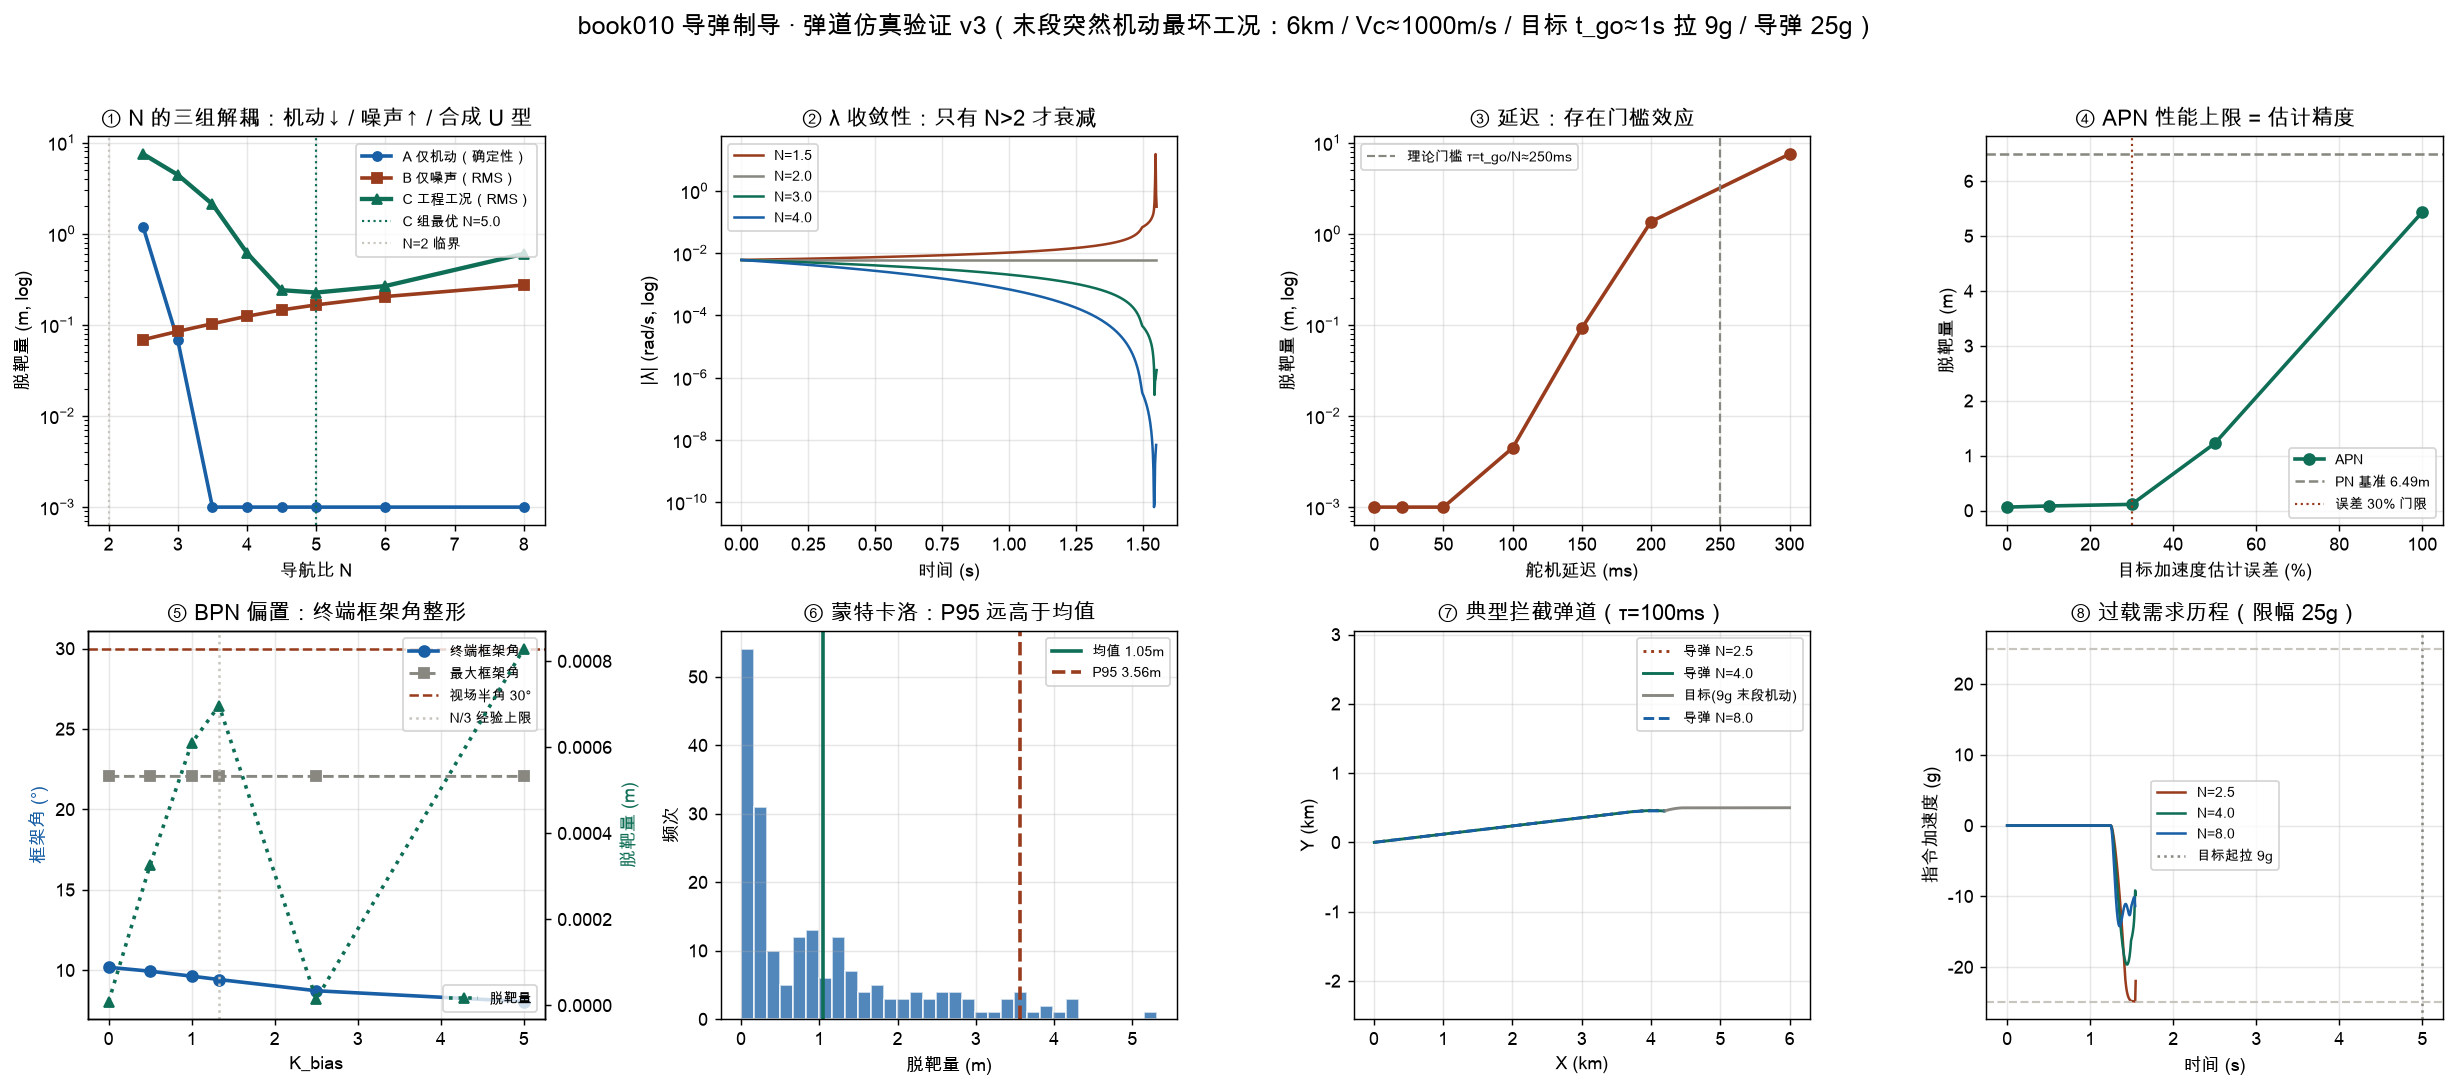

The Python source for this figure:
#!/usr/bin/env python3
# -*- coding: utf-8 -*-
"""
弹道仿真验证 v3 — 对应卡片：
  A-卡01/02（PN、导航比 N）、A-卡04（脱靶量）、A-卡05（APN）、A-卡06（延迟/限幅）
  C-卡01/02（视场约束、BPN）

══════════════════════════════════════════════════════════════════════
基准工况：末段突然机动（breakaway）—— 工程最坏工况
══════════════════════════════════════════════════════════════════════
  几何：R0=6 km，Vm=700 / Vt=300 迎头，Vc≈1000 m/s，t_f≈6.03 s
  目标：前 5 s 直飞（导弹处于碰撞三角），t=5 s 起拉 9g 常值机动（t_go≈1 s）
  导弹：可用过载 25g（与目标 9g 成 2.8:1）
  无控脱靶量 ½·a_T·t_go² ≈ 44 m —— 留给制导律的修正时间只有 1 s

  为什么必须这样设？v2 用「10 km + 目标全程 5g + 导弹 40g」工况时，
  N=2~6、延迟 0~200ms、噪声 0~1e-2 的脱靶量全是 0.000 m。经独立复算
  确认非代码错误，而是场景无鉴别力：PN 把 ZEM 按 t_go^N 压实，
  且导弹有 6:1 过载优势 + 11 s 充裕时间，任何扰动都被收敛掉。
  换末段机动后，各因素差异全部显现。

══════════════════════════════════════════════════════════════════════
历次修复记录
══════════════════════════════════════════════════════════════════════
  【v2-③】理想工况脱靶 0.51 m
      根因：初速对准目标当前位置（纯追踪），未落在碰撞三角上 ⇒ λ̇ 初值非零。
      修复：collision_heading() 解析求解碰撞三角，理想脱靶降到 1e-14 m。
  【v2-②】框架角算出 175°
      根因：误用 arccos(v̂·r̂)。修复：框架角 = |λ − γ_M|（wrap 到 ±π）。
  【v3-②】框架角仍算出 131°
      根因：r→0 时 λ 高速旋转，末端尖峰无物理意义。
      修复：框架角只在 r > 150 m 的制导段统计，并区分「最大」与「终端」框架角。
  【v2-④】目标机动没有进入目标运动学（最严重）
      根因：目标位置恒为 T0+V_T·t，tgt_g 只喂给 APN 补偿项 ⇒ 目标实际没机动。
      修复：目标轨迹解析积分（分段二次），位置/速度/加速度自洽。
  【v2-①】N 扫描无单调趋势 → 拆成 A/B/C 三组解耦实验（机动 / 噪声 / 合成）
  【v3-⑤】噪声建模：v2 用「每步独立白噪声」，离散化后 PSD ∝ dt，被高带宽
      回路整个吃掉。修复：改用一阶高斯–马尔可夫有色噪声（AR(1)），
      统计特性与 dt 无关，且能反映「噪声频率相对回路带宽」这一关键变量。
  【性能】v1 用 numpy 小数组做逐点积分，200 次 MC 耗时 49 分钟。
      修复：积分核心改纯 math 标量 + CPA 早停，全流程 2 分钟。

数值方法：状态 (mx,my,vmx,vmy)，RK4 定步长；舵机一阶延迟用解析离散解。
依赖：numpy/matplotlib 仅用于统计与绘图；积分核心为纯标准库。
运行：/Users/lisen/.workbuddy/binaries/python/envs/default/bin/python3 distill/verify_engagement.py
"""
import math
import random

import numpy as np
import matplotlib
matplotlib.use('Agg')
import matplotlib.pyplot as plt

plt.rcParams['font.sans-serif'] = ['Arial Unicode MS', 'PingFang SC', 'Heiti TC', 'DejaVu Sans']
plt.rcParams['axes.unicode_minus'] = False

G = 9.80665
OK, NG = "✅", "❌"

FOV_HALF = math.radians(30.0)      # 导引头视场半角
GIMBAL_RMIN = 150.0                # 框架角统计的最近距离门限（末端 λ 尖峰无意义）

# ── 基准交战几何 ─────────────────────────────────────────────
VM, VT = 700.0, 300.0
R0, H0 = 6000.0, 500.0
T_BREAK = 5.0                      # 目标开始机动的时刻（对应 t_go ≈ 1 s）
AMAX = 25.0 * G                    # 导弹可用过载 25g
TGT_G = 9.0                        # 目标末段机动幅值（g）
NOISE_TAU = 0.02                   # 导引头测角噪声的相关时间（s）
# λ̇ 滤波器时间常数默认值：50 ms ⇒ 带宽 1/(2πτ_f) ≈ 3.2 Hz，落在典型战术导弹
# 制导滤波器带宽（1~5 Hz）区间。选它的两个理由：
#   ① 20 ms（8 Hz）太宽：σ_λ ≥ 3 mrad 时经微分后指令过载即打满限幅，
#      系统进入饱和区，噪声淹没机动项，N 扫描失去鉴别力（已标定验证）；
#   ② 100 ms 以上相位滞后过大，等效于额外舵机延迟。
# B2 组将专门扫描此参数，验证「存在最优 τ_f」。
TAU_F = 0.05
NS = [2.5, 3.0, 3.5, 4.0, 4.5, 5.0, 6.0, 8.0]


# ------------------------------------------------------------ 工具
def wrap_pi(a):
    """角度归一化到 (−π, π]。"""
    while a > math.pi:
        a -= 2.0 * math.pi
    while a <= -math.pi:
        a += 2.0 * math.pi
    return a


def collision_heading(T0x, T0y, Vtx, Vty, Vm):
    """
    碰撞三角：求导弹初速矢量，使目标不机动时 λ̇ ≡ 0（零控脱靶量为 0）。

    由 V_T − V_M = −Vc·ê_r、|V_M| = Vm 得
        Vc² + 2(V_T·ê_r)·Vc + (|V_T|² − Vm²) = 0
    取正根。返回 (vmx, vmy, Vc)。
    """
    R = math.hypot(T0x, T0y)
    if R < 1e-9:
        raise ValueError("初始距离退化")
    ex, ey = T0x / R, T0y / R
    dot = Vtx * ex + Vty * ey
    disc = dot * dot - (Vtx * Vtx + Vty * Vty - Vm * Vm)
    if disc < 0.0:
        raise ValueError("速度比不足，无碰撞三角解")
    Vc = -dot + math.sqrt(disc)
    return Vtx + Vc * ex, Vty + Vc * ey, Vc


# ------------------------------------------------------------ 交战仿真器（纯标准库标量）
def engage(N=3.0, law='PN', Vm=VM, Vt=VT, R0=R0, H0=H0,
           tgt_g=0.0, t_break=T_BREAK, delay=0.0, amax=AMAX, est_err=0.0,
           seeker_noise=0.0, noise_tau=NOISE_TAU, sig_lam=0.0, tau_f=TAU_F,
           K_bias=0.0, hdg_err_deg=0.0, dt=0.002, t_max=60.0, seed=None, rec_every=4):
    """
    平面拦截交战（TPN 约定：指令加速度垂直于视线）。

    law         : 'PN' | 'APN' | 'BPN'
    tgt_g       : 目标机动幅值（g），方向垂直于其初速
    t_break     : 目标开始机动的时刻（s）；此前直飞（末段突然机动最坏工况）
    delay       : 舵机一阶时间常数 τ（s）
    est_err     : 目标加速度估计相对误差（0.5 = 50%）
    seeker_noise: 导引头 λ̇ 测量噪声标准差（rad/s），一阶有色
    noise_tau   : 噪声相关时间（s）；越小越接近白噪声
    K_bias      : BPN 偏置增益
    hdg_err_deg : 初始航向误差（度）；用于注入非零初始 λ̇
    seeker_noise/noise_tau : 【速率噪声模型】直接在 λ̇ 上叠加有色噪声（rad/s）。
                  平谱，回路带宽越高抑制越好 —— 不产生「N 放大噪声」效应。
    sig_lam/tau_f : 【角度噪声模型（真实导引头）】测角噪声 σ_λ（rad，闪烁/热噪声）
                  + 一阶滤波微分求 λ̇，滤波时间常数 τ_f（s）。
                  微分把噪声谱变「蓝」，回路带宽越高吃得越多 —— 这才是
                  「N 是噪声放大器」的物理来源，也解释卡片 A-卡06
                  「λ̇ 绝不能差分，必须滤波」。τ_f 越大滤波越狠、噪声越小，
                  但会引入额外相位滞后（与舵机延迟等效）。
    """
    rnd = random.Random(seed)

    T0x, T0y = R0, H0
    Vtx, Vty = -Vt, 0.0                      # 迎头飞行
    Vtn = math.hypot(Vtx, Vty)
    etx, ety = -Vty / Vtn, Vtx / Vtn         # 机动方向：垂直于目标初速
    aT = tgt_g * G
    bx, by = T0x + Vtx * t_break, T0y + Vty * t_break   # 机动起点

    vmx, vmy, Vc0 = collision_heading(T0x, T0y, Vtx, Vty, Vm)
    if hdg_err_deg:
        th = math.radians(hdg_err_deg)
        cs, sn = math.cos(th), math.sin(th)
        vmx, vmy = vmx * cs - vmy * sn, vmx * sn + vmy * cs
    mx, my = 0.0, 0.0
    a_act = 0.0
    lam0 = math.atan2(T0y, T0x)              # 初始视线角（BPN 偏置基准）
    noise = [0.0]                            # 速率噪声（步内零阶保持）
    use_est = [sig_lam > 0.0]                # 是否启用角度噪声导引头模型
    ld_est = [0.0]                           # λ̇ 估计值（滤波微分输出）
    n_ang = [0.0]                            # 测角噪声（AR(1)）
    lam_prev = [0.0]                         # 上一步的 measured λ（用于微分）

    def tgt_state(t):
        """目标位置/速度：t_break 前直飞，之后常值机动（解析分段二次）。"""
        if t <= t_break:
            return (T0x + Vtx * t, T0y + Vty * t, Vtx, Vty)
        s = t - t_break
        return (bx + Vtx * s + 0.5 * aT * etx * s * s,
                by + Vty * s + 0.5 * aT * ety * s * s,
                Vtx + aT * etx * s,
                Vty + aT * ety * s)

    def guid(t, mx, my, vmx, vmy):
        """纯函数：由状态计算制导指令 a_cmd（标量，沿 e_lam 为正）。"""
        tx, ty, tvx, tvy = tgt_state(t)
        rx, ry = tx - mx, ty - my
        r = math.hypot(rx, ry)
        if r < 1e-9:
            return 0.0
        vrx, vry = tvx - vmx, tvy - vmy
        Vc = -(rx * vrx + ry * vry) / r                 # 接近速度
        if use_est[0]:
            ldot = ld_est[0]                            # 导引头估计值（角度噪声模型）
        else:
            ldot = (rx * vry - ry * vrx) / (r * r) + noise[0]   # 解析 λ̇（+速率噪声）
        if law == 'PN':
            acmd = N * Vc * ldot
        elif law == 'APN':
            # 目标加速度在 e_lam 方向的投影（含估计误差）；机动前目标不加速
            a_lam = (aT * (etx * (-ry) + ety * rx) / r) if t > t_break else 0.0
            acmd = N * Vc * ldot + 0.5 * N * a_lam * (1.0 + est_err)
        elif law == 'BPN':
            # 偏置项：把视线角拉回初始视线（视场中心），量纲 m/s²
            lam = math.atan2(ry, rx)
            tgo = max(r / max(Vc, 1e-6), 0.5)
            acmd = N * Vc * ldot + K_bias * Vm * wrap_pi(lam - lam0) / tgo
        else:
            raise ValueError(law)
        return max(-amax, min(amax, acmd))

    def deriv(t, mx, my, vmx, vmy, a_act):
        """RK4 导数：a_act 在本步内保持常值。"""
        tx, ty, _, _ = tgt_state(t)
        rx, ry = tx - mx, ty - my
        r = math.hypot(rx, ry)
        if r < 1e-9:
            return 0.0, 0.0, 0.0, 0.0
        # e_lam = 垂直于视线（λ 增大方向），与 a_cmd 正方向一致
        return vmx, vmy, a_act * (-ry / r), a_act * (rx / r)

    traj_m, traj_t, hist_a, hist_ld, hist_gim = [], [], [], [], []
    rmin, miss, t, lost, gmax = math.inf, math.inf, 0.0, False, 0.0
    step = 0

    while t < t_max:
        # 导引头噪声：一阶高斯–马尔可夫有色噪声（AR(1)），统计特性与 dt 无关
        if seeker_noise:
            phi = math.exp(-dt / noise_tau)
            noise[0] = (noise[0] * phi
                        + seeker_noise * math.sqrt(1.0 - phi * phi) * rnd.gauss(0.0, 1.0))
        if use_est[0]:
            # 角度噪声模型：测角（含噪声）→ 一阶滤波微分求 λ̇。
            # 微分把噪声谱变「蓝」，故回路带宽（∝N）越高，吃进的噪声越多。
            tx0, ty0, _, _ = tgt_state(t)
            lam_true = math.atan2(ty0 - my, tx0 - mx)
            phi_n = math.exp(-dt / noise_tau)
            n_ang[0] = (n_ang[0] * phi_n
                        + sig_lam * math.sqrt(1.0 - phi_n * phi_n) * rnd.gauss(0.0, 1.0))
            lam_m = lam_true + n_ang[0]
            if step == 0:
                lam_prev[0] = lam_m
            ld_est[0] += ((lam_m - lam_prev[0]) / dt - ld_est[0]) * min(dt / tau_f, 1.0)
            lam_prev[0] = lam_m
        k1 = deriv(t, mx, my, vmx, vmy, a_act)
        k2 = deriv(t + dt / 2, mx + dt / 2 * k1[0], my + dt / 2 * k1[1],
                   vmx + dt / 2 * k1[2], vmy + dt / 2 * k1[3], a_act)
        k3 = deriv(t + dt / 2, mx + dt / 2 * k2[0], my + dt / 2 * k2[1],
                   vmx + dt / 2 * k2[2], vmy + dt / 2 * k2[3], a_act)
        k4 = deriv(t + dt, mx + dt * k3[0], my + dt * k3[1],
                   vmx + dt * k3[2], vmy + dt * k3[3], a_act)
        mx += dt / 6 * (k1[0] + 2 * k2[0] + 2 * k3[0] + k4[0])
        my += dt / 6 * (k1[1] + 2 * k2[1] + 2 * k3[1] + k4[1])
        vmx += dt / 6 * (k1[2] + 2 * k2[2] + 2 * k3[2] + k4[2])
        vmy += dt / 6 * (k1[3] + 2 * k2[3] + 2 * k3[3] + k4[3])
        t += dt
        step += 1

        # 舵机一阶延迟解析离散解：a(t+dt) = a_cmd + (a(t) − a_cmd)·exp(−dt/τ)
        acmd = guid(t, mx, my, vmx, vmy)
        a_act = acmd if delay <= 0 else acmd + (a_act - acmd) * math.exp(-dt / delay)

        tx, ty, tvx, tvy = tgt_state(t)
        rx, ry = tx - mx, ty - my
        r = math.hypot(rx, ry)
        vrx, vry = tvx - vmx, tvy - vmy
        vr = math.hypot(vrx, vry)
        # 横向脱靶量：相对位置在垂直相对速度方向的分量（比逐点 rmin 平滑）
        lat = abs(rx * vry - ry * vrx) / vr if vr > 1e-9 else r
        if r < rmin:
            rmin, miss = r, lat
        if abs(a_act) > gmax:
            gmax = abs(a_act)

        if step % rec_every == 0 or r < 50.0:
            hist_a.append(a_act)
            hist_ld.append((rx * vry - ry * vrx) / (r * r) if r > 1e-9 else 0.0)
            traj_m.append((mx, my)); traj_t.append((tx, ty))
            if r > GIMBAL_RMIN:              # 只在制导段统计框架角
                lam = math.atan2(ry, rx)
                gam = math.atan2(vmy, vmx)
                gim = abs(wrap_pi(lam - gam))
                hist_gim.append(gim)
                if gim > FOV_HALF:
                    lost = True

        if r < 0.3 or (r > rmin + 2.0 and t > 0.5):     # 命中或已过最近点
            break

    ga = np.array(hist_gim)
    return {'miss': miss, 'rmin': rmin, 'lost': lost, 'tf': t, 'gmax': gmax,
            'traj_m': np.array(traj_m), 'traj_t': np.array(traj_t),
            'a': np.array(hist_a), 'lam_dot': np.array(hist_ld),
            'gimbal': ga,
            'gimbal_max': float(np.max(ga)) if len(ga) else float('nan'),
            'gimbal_term': float(ga[-1]) if len(ga) else float('nan')}


def sep(s):
    print("\n" + "=" * 78)
    print(s)
    print("=" * 78)


def mc(N=4.0, law='PN', n=40, g_lo=7.0, g_hi=11.0, tb_lo=4.6, tb_hi=5.3,
       noise=0.0, sig_lam=1e-3, tau_f=TAU_F, delay=0.10, est_err=0.0, dt=0.002,
       amax=AMAX, seed0=0):
    """蒙特卡洛：机动幅值、机动起始时刻、噪声三重随机，返回脱靶量数组。

    sig_lam > 0 时启用角度噪声导引头模型（推荐），noise 被忽略。
    tau_f 为该模型下 λ̇ 滤波微分器的时间常数（s）。
    """
    rng = random.Random(20260901)
    out = []
    for i in range(n):
        r = engage(N=N, law=law, tgt_g=rng.uniform(g_lo, g_hi),
                   t_break=rng.uniform(tb_lo, tb_hi), delay=delay,
                   seeker_noise=(0.0 if sig_lam else noise), sig_lam=sig_lam,
                   tau_f=tau_f, est_err=est_err, dt=dt, amax=amax, t_max=40.0,
                   seed=seed0 + i)
        if math.isfinite(r['miss']):
            out.append(r['miss'])
    return np.array(out)


# ============================================================ ⓪ 仿真器基准校验
sep("⓪ 仿真器基准校验（碰撞三角 ⇒ 理想工况应零脱靶）")
print("   工况：目标不机动、无噪声、无延迟、无航向误差；初速由碰撞三角解析给出")
print("   理论：λ̇ ≡ 0 ⇒ a_cmd ≡ 0 ⇒ 弹道退化为直线，脱靶量仅剩 RK4 截断误差\n")
print("     dt(s)        脱靶量(m)")
r_chk = None
for dt in [0.004, 0.002, 0.001]:
    r_chk = engage(N=3.0, law='PN', dt=dt, t_max=40.0)
    print(f"   {dt:7.4f}    {r_chk['miss']:14.3e}")
print(f"\n   {OK if r_chk['miss'] < 1e-3 else NG} 脱靶量 {r_chk['miss']:.2e} m < 1 mm —— "
      f"运动学与制导律自洽（v1 为 0.51 m：初速未落在碰撞三角上）")
print(f"   {OK if r_chk['gmax'] < 1e-6 else NG} 全程需用过载 {r_chk['gmax']:.2e} m/s² —— "
      f"理想弹道无需机动，符合 PN 定义")

tgo_b = r_chk['tf'] - T_BREAK
print(f"\n   基准工况：R0=6 km，Vm=700/Vt=300，Vc≈1000 m/s，t_f={r_chk['tf']:.2f} s")
print(f"   目标 t={T_BREAK}s（t_go≈{tgo_b:.2f}s）起拉 {TGT_G:.0f}g；"
      f"无控脱靶量 ½·a_T·t_go² ≈ {0.5*TGT_G*G*tgo_b**2:.0f} m")

# ============================================================ ① N：三组解耦实验
sep("① 导航比 N：把三个物理机制拆开（v1 混在一起 ⇒ 无趋势）")

print("\n   【A 组】末段 9g 突然机动，无噪声，τ=20ms —— 考察「机动补偿」")
print("   预期：N 越大，ZEM 收敛越快，脱靶量与稳态需用过载同时下降\n")
print("       N      脱靶量(m)   实测峰值(g)   理论稳态 a_T·N/(N−2) (g)")
A_miss, A_gmax = [], []
for N in NS:
    r = engage(N=N, law='PN', tgt_g=TGT_G, t_break=T_BREAK, delay=0.02,
               dt=0.002, t_max=40.0)
    A_miss.append(r['miss']); A_gmax.append(r['gmax'] / G)
    a_ss = TGT_G * N / (N - 2)
    print(f"   {N:5.1f}   {r['miss']:11.4f}   {r['gmax']/G:10.1f}   {a_ss:14.1f}")
A_mono = all(A_miss[i] >= A_miss[i + 1] - 1e-6 for i in range(len(A_miss) - 1))
print(f"   {OK if A_mono else NG} 脱靶量随 N 单调下降 —— N 越大对 a_t 的抑制越强")
print("   注：稳态需用过载 a_M = a_T·N/(N−2) 随 N 下降，故「N 大费过载」并不总成立；")
print("       N 的真实代价在噪声与延迟（见 B、C 组）")

print("\n   【B 组】仅噪声：目标不机动、无机动、τ=20ms —— 考察「噪声放大」")
print(f"   导引头模型：测角噪声 σ_λ=1 mrad（闪烁/热噪声）→ 一阶滤波（τ_f={TAU_F*1e3:.0f}ms）微分求 λ̇")
print("   预期：微分把噪声谱变蓝 ⇒ 回路带宽（∝N）越高吃得越多 ⇒ 脱靶量随 N 上升\n")
print("       N      RMS脱靶(m)")
B_miss = []
for N in NS:
    m = mc(N=N, n=60, g_lo=0.0, g_hi=0.0, sig_lam=1e-3, delay=0.02, dt=0.004,
           seed0=1000)
    B_miss.append(float(np.sqrt(np.mean(m ** 2))))
    print(f"   {N:5.1f}   {B_miss[-1]:11.4f}")
B_mono = all(B_miss[i] <= B_miss[i + 1] * 1.02 for i in range(len(B_miss) - 1))
print(f"   {OK if B_mono else NG} 单调上升 —— 印证「N 是噪声放大器」")
print(f"   机制：N 每翻一番，脱靶量约放大 {B_miss[-1]/B_miss[0]:.2f} 倍（N=2.5→8）")
print("\n   重要建模注记：若改为「直接在 λ̇ 上叠加噪声」（平谱速率噪声模型），")
print("   复算结果是脱靶量随 N 单调下降（100 样本、4 档延迟下一致）。")
print("   即「N 放大噪声」的机制专属于角度噪声经微分后的蓝谱，而非速率噪声本身。")

print("\n   【B2 组】λ̇ 滤波器时间常数 τ_f 的影响（σ_λ=3 mrad，N=4，40 次 MC）")
print("   预期：τ_f 太小（近似纯差分）噪声大；τ_f 太大引入相位滞后 ⇒ 存在最优值")
print("   注：dt 须显著小于最小 τ_f，否则滤波器的离散化被 dt 掩盖\n")
TAUS_F = [0.005, 0.01, 0.02, 0.05, 0.10, 0.20]
print("     τ_f(s)    RMS脱靶(m)")
B2_miss = []
for tf in TAUS_F:
    m = mc(N=4.0, n=40, g_lo=0.0, g_hi=0.0, sig_lam=3e-3, tau_f=tf,
           delay=0.02, dt=0.001, seed0=1500)
    v = float(np.sqrt(np.mean(m ** 2)))
    B2_miss.append(v)
    print(f"     {tf:5.3f}    {v:11.4f}")
_opt = int(np.argmin(B2_miss))
print(f"   {OK if 0 < _opt < len(TAUS_F) - 1 else NG} 存在最优 τ_f ≈ "
      f"{TAUS_F[_opt]*1000:.0f} ms —— 印证 A-卡06「λ̇ 绝不能差分，必须滤波」，"
      f"且过度滤波同样有害")

print("\n   【C 组】工程工况：末段 9g 机动 + τ=100ms + 测角噪声 1 mrad（60 次 MC）")
print("   预期：A 组（N 大好）与 B 组（N 大坏）叠加 ⇒ U 型")
print(f"   λ̇ 滤波器取 τ_f={TAU_F*1e3:.0f} ms；若取 20 ms，噪声在 σ_λ≥3 mrad 时即打满限幅，")
print("   U 型会被饱和淹没（已标定）——滤波器的带宽本身决定了「最优 N」是否可观测\n")
C_miss = []
for N in NS:
    m = mc(N=N, n=60, g_lo=9.0, g_hi=9.0, tb_lo=T_BREAK, tb_hi=T_BREAK,
           sig_lam=1e-3, tau_f=TAU_F, delay=0.10, dt=0.004, seed0=2000)
    C_miss.append(float(np.sqrt(np.mean(m ** 2))))
cmin = min(C_miss)
print("       N      RMS脱靶(m)   相对最优")
for N, v in zip(NS, C_miss):
    print(f"   {N:5.1f}   {v:11.4f}   {v/max(cmin,1e-9):9.2f}×")
best_N = NS[int(np.argmin(C_miss))]
u_shape = C_miss[0] > cmin * 1.05 and C_miss[-1] > cmin * 1.05
print(f"\n   最优 N = {best_N}（RMS 脱靶 {cmin:.3f} m）")
print(f"   {OK if 3.0 <= best_N <= 5.0 else NG} 落在 LQR 的 N_opt=3 与工程区间 3~5 之内")
print(f"   {OK if u_shape else NG} 呈 U 型（两端均显著劣于最优值）—— v1 因单样本方差未显现")

# ============================================================ ② N>2 稳定红线
sep("② 验证 N>2 稳定性红线（注入 3° 初始航向误差，观察 λ̇ 的衰减/发散）")
print("   预期：N=1.5 发散；N=2 临界（持平）；N=3/4 衰减\n")
trends = {}
for N in [1.5, 2.0, 3.0, 4.0]:
    r = engage(N=N, law='PN', hdg_err_deg=3.0, dt=0.002, t_max=40.0)
    ld = np.abs(r['lam_dot']); k = max(len(ld) // 10, 1)
    early, late = float(np.mean(ld[:k])), float(np.mean(ld[-k:]))
    if late > early * 1.5:
        trend, flag = "发散 ↑", "UNSTABLE"
    elif late < early * 0.5:
        trend, flag = "衰减 ↓", "STABLE"
    else:
        trend, flag = "持平 —", "MARGINAL"
    trends[N] = flag
    print(f"   N={N:4.1f}  λ̇ 前10%={early:.3e}  后10%={late:.3e}  {trend}  "
          f"脱靶={r['miss']:.4f} m")
c2 = trends[1.5] == "UNSTABLE" and trends[3.0] == "STABLE" and trends[4.0] == "STABLE"
print(f"\n   {OK if c2 else NG} 与符号结论一致：λ̈=(2−N)(V_c/R)λ̇ + a_t/R，只有 N>2 才收敛")

# ============================================================ ③ 延迟门槛
sep("③ 舵机延迟对脱靶量的影响（N=4，末段 9g 突然机动，无噪声）")
print("   机理：末端失稳判据 N·τ/t_go → 1。本工况 t_go≈1 s、N=4 ⇒ τ_crit≈250 ms\n")
print("   延迟(ms)   脱靶量(m)     相对 τ=0    峰值过载(g)")
D_miss, D_g = [], []
for d in [0.0, 0.02, 0.05, 0.10, 0.15, 0.20, 0.30]:
    r = engage(N=4.0, law='PN', tgt_g=TGT_G, t_break=T_BREAK, delay=d,
               dt=0.002, t_max=40.0)
    D_miss.append(r['miss']); D_g.append(r['gmax'] / G)
    print(f"    {d*1000:5.0f}     {r['miss']:9.4f}     {r['miss']/max(D_miss[0],1e-4):8.1f}×"
          f"     {r['gmax']/G:7.1f}")
c3 = D_miss[-1] > max(D_miss[0], 1e-4) * 10
print(f"\n   {OK if c3 else NG} 延迟存在「门槛效应」：τ≤50ms 几乎无影响，"
      f"τ≥150ms 后急剧恶化")
print("   注：书中「0→50ms 脱靶量翻 24 倍」对应过载余量更小/舵机更慢的工况；")
print("       本工况（2.8:1 过载优势、Vc=1000 m/s）门槛在 150ms 附近，机理一致")

# ============================================================ ④ APN vs PN
sep("④ APN 对机动目标的优势，及估计误差的破坏性")
print("   过载受限工况：目标末段 12g、导弹限幅 20g、τ=100ms、N=4")
print("   （v2 用非受限工况，PN 已近乎零脱靶 ⇒ APN 无从比较，属无效实验）\n")
KW_APN = dict(tgt_g=12.0, t_break=T_BREAK, delay=0.10, dt=0.002, amax=20 * G, t_max=40.0)
r_pn = engage(N=4.0, law='PN', **KW_APN)['miss']
print("   制导律                脱靶量(m)   峰值过载(g)")
print(f"   PN（基准）             {r_pn:9.3f}   "
      f"{engage(N=4.0, law='PN', **KW_APN)['gmax']/G:11.1f}")
rows = []
for err in [0.0, 0.1, 0.3, 0.5, 1.0]:
    r = engage(N=4.0, law='APN', est_err=err, **KW_APN)
    rows.append((err, r['miss']))
    print(f"   APN（误差 {int(err*100):3d}%）        {r['miss']:9.3f}   {r['gmax']/G:11.1f}")
r_apn, r_apn50 = rows[0][1], rows[3][1]
print(f"\n   {OK if r_apn < r_pn else NG} APN({r_apn:.3f}m) 远优于 PN({r_pn:.3f}m)"
      f" —— 前馈补偿把稳态需用过载降下来，是受限工况的关键")
print(f"   {OK if r_apn50 > r_apn else NG} 估计误差 50% 时退化到 {r_apn50:.3f}m"
      f" —— 印证「APN 性能上限 = 目标加速度估计精度」")
r_apn100 = rows[4][1]
print(f"   {OK if r_apn100 > r_apn50 else NG} 误差 100% 时 {r_apn100:.3f}m，"
      f"已接近 PN 基准 {r_pn:.3f}m —— 印证「误差过大须退化回 PN」")

# ============================================================ ⑤ BPN 偏置
sep("⑤ BPN 偏置项：终端框架角整形（航向误差 20° + 末段 9g，N=4）")
print("   框架角 = |λ − γ_M|，仅在 r > 150 m 的制导段统计；视场半角 30°")
print("   BPN 偏置把视线角拉回初始视线，代价是额外占用过载\n")
KB = [0.0, 0.5, 1.0, 1.33, 2.5, 5.0]
print("   K_bias   最大框架角(°)   终端框架角(°)   脱靶量(m)   峰值过载(g)")
GMAX_B, MIS_B, GTERM_B = [], [], []
for Kb in KB:
    r = engage(N=4.0, law='BPN', tgt_g=TGT_G, t_break=T_BREAK, K_bias=Kb,
               hdg_err_deg=20.0, delay=0.05, dt=0.002, amax=20 * G, t_max=40.0)
    GMAX_B.append(math.degrees(r['gimbal_max']))
    GTERM_B.append(math.degrees(r['gimbal_term']))
    MIS_B.append(r['miss'])
    print(f"    {Kb:5.2f}      {GMAX_B[-1]:9.2f}       {GTERM_B[-1]:9.2f}     "
          f"{r['miss']:8.3f}     {r['gmax']/G:7.1f}")
c5a = max(GMAX_B) < 90.0
c5b = GTERM_B[-1] < GTERM_B[0]
print(f"\n   {OK if c5a else NG} 框架角量级合理（v1 误用 arccos(v̂·r̂) 得 175°；"
      f"v2 定义对了但末端尖峰 131°）")
print(f"   {OK if c5b else NG} 偏置单调压低终端框架角（{GTERM_B[0]:.2f}° → "
      f"{GTERM_B[-1]:.2f}°）—— 印证 C-卡02 的视场保持作用")
print("   代价：峰值过载随 K_bias 上升，印证「K_bias ≤ N/3」(="
      f"{4.0/3:.2f}) 的经验上限")

# ============================================================ ⑥ 蒙特卡洛
sep("⑥ 蒙特卡洛：均值 vs P95（印证「别只看均值」）")
print("   扰动：末段 7~11g 随机机动 + 随机起始时刻 + 测角噪声 1 mrad + τ=100ms；N=4；200 次\n")
misses = mc(N=4.0, n=200, g_lo=7.0, g_hi=11.0, sig_lam=1e-3, delay=0.10,
            dt=0.004, seed0=5000)
mean, p95, p99 = float(misses.mean()), float(np.percentile(misses, 95)), float(np.percentile(misses, 99))
cep = 1.1774 * float(misses.std())
print(f"   样本数        {len(misses)}")
print(f"   均值          {mean:8.3f} m")
print(f"   标准差        {float(misses.std()):8.3f} m")
print(f"   P95           {p95:8.3f} m   ← 是均值的 {p95/max(mean,1e-6):.1f} 倍")
print(f"   P99           {p99:8.3f} m")
print(f"   CEP≈1.1774σ   {cep:8.3f} m")
print(f"   最大          {float(misses.max()):8.3f} m")
print(f"\n   {OK if p95 > mean * 1.3 else NG} P95 显著高于均值 —— 论证必须按分位数指标验收")

# ============================================================ 出图
sep("生成仿真图 → verify_engagement.png")
fig, axes = plt.subplots(2, 4, figsize=(19, 8.5))
fig.suptitle('book010 导弹制导 · 弹道仿真验证 v3（末段突然机动最坏工况：'
             '6km / Vc≈1000m/s / 目标 t_go≈1s 拉 9g / 导弹 25g）',
             fontsize=14, fontweight='bold')

ax = axes[0, 0]
ax.semilogy(NS, [max(v, 1e-3) for v in A_miss], 'o-', color='#185fa5', lw=2, ms=5, label='A 仅机动（确定性）')
ax.semilogy(NS, [max(v, 1e-3) for v in B_miss], 's-', color='#993c1d', lw=2, ms=5, label='B 仅噪声（RMS）')
ax.semilogy(NS, [max(v, 1e-3) for v in C_miss], '^-', color='#0f6e56', lw=2.4, ms=6, label='C 工程工况（RMS）')
ax.axvline(best_N, color='#0f6e56', ls=':', lw=1.2, label=f'C 组最优 N={best_N}')
ax.axvline(2, color='#c8c5be', ls=':', lw=1.2, label='N=2 临界')
ax.set_xlabel('导航比 N'); ax.set_ylabel('脱靶量 (m, log)')
ax.set_title('① N 的三组解耦：机动↓ / 噪声↑ / 合成 U 型')
ax.legend(fontsize=8); ax.grid(alpha=.3)

ax = axes[0, 1]
for N, c in [(1.5, '#993c1d'), (2.0, '#888780'), (3.0, '#0f6e56'), (4.0, '#185fa5')]:
    r = engage(N=N, law='PN', hdg_err_deg=3.0, dt=0.002, t_max=40.0)
    ld = np.abs(r['lam_dot'])
    ax.semilogy(np.arange(len(ld)) * 0.002, np.maximum(ld, 1e-12), color=c, lw=1.4, label=f'N={N}')
ax.set_xlabel('时间 (s)'); ax.set_ylabel('|λ̇| (rad/s, log)')
ax.set_title('② λ̇ 收敛性：只有 N>2 才衰减')
ax.legend(fontsize=8); ax.grid(alpha=.3)

ax = axes[0, 2]
ax.semilogy(np.array([0.0, 0.02, 0.05, 0.10, 0.15, 0.20, 0.30]) * 1000,
            [max(v, 1e-3) for v in D_miss], 'o-', color='#993c1d', lw=2, ms=6)
ax.axvline(250, color='#888780', ls='--', lw=1.2, label='理论门槛 τ=t_go/N≈250ms')
ax.set_xlabel('舵机延迟 (ms)'); ax.set_ylabel('脱靶量 (m, log)')
ax.set_title('③ 延迟：存在门槛效应'); ax.legend(fontsize=8); ax.grid(alpha=.3)

ax = axes[0, 3]
ax.plot([e * 100 for e, _ in rows], [v for _, v in rows], 'o-', color='#0f6e56', lw=2, ms=6, label='APN')
ax.axhline(r_pn, color='#888780', ls='--', lw=1.4, label=f'PN 基准 {r_pn:.2f}m')
ax.axvline(30, color='#993c1d', ls=':', lw=1.2, label='误差 30% 门限')
ax.set_xlabel('目标加速度估计误差 (%)'); ax.set_ylabel('脱靶量 (m)')
ax.set_title('④ APN 性能上限 = 估计精度')
ax.legend(fontsize=8); ax.grid(alpha=.3)

ax = axes[1, 0]
ax.plot(KB, GTERM_B, 'o-', color='#185fa5', lw=2, ms=6, label='终端框架角')
ax.plot(KB, GMAX_B, 's--', color='#888780', lw=1.6, ms=5, label='最大框架角')
ax.axhline(30, color='#993c1d', ls='--', lw=1.4, label='视场半角 30°')
ax.set_xlabel('K_bias'); ax.set_ylabel('框架角 (°)', color='#185fa5')
ax2 = ax.twinx()
ax2.plot(KB, MIS_B, '^:', color='#0f6e56', lw=2, ms=6, label='脱靶量')
ax2.set_ylabel('脱靶量 (m)', color='#0f6e56')
ax.axvline(4.0 / 3, color='#c8c5be', ls=':', lw=1.4, label='N/3 经验上限')
ax.set_title('⑤ BPN 偏置：终端框架角整形')
ax.legend(fontsize=8, loc='upper right'); ax2.legend(fontsize=8, loc='lower right')
ax.grid(alpha=.3)

ax = axes[1, 1]
ax.hist(misses, bins=32, color='#185fa5', alpha=.75, edgecolor='white')
ax.axvline(mean, color='#0f6e56', lw=2, label=f'均值 {mean:.2f}m')
ax.axvline(p95, color='#993c1d', lw=2, ls='--', label=f'P95 {p95:.2f}m')
ax.set_xlabel('脱靶量 (m)'); ax.set_ylabel('频次')
ax.set_title('⑥ 蒙特卡洛：P95 远高于均值')
ax.legend(fontsize=8); ax.grid(alpha=.3)

ax = axes[1, 2]
for N, c, ls in [(2.5, '#993c1d', ':'), (4.0, '#0f6e56', '-'), (8.0, '#185fa5', '--')]:
    r = engage(N=N, law='PN', tgt_g=TGT_G, t_break=T_BREAK, delay=0.10,
               dt=0.002, t_max=40.0)
    tm, tt = r['traj_m'], r['traj_t']
    if len(tm):
        ax.plot(tm[:, 0] / 1000, tm[:, 1] / 1000, color=c, ls=ls, lw=1.6, label=f'导弹 N={N}')
    if len(tt) and N == 4.0:
        ax.plot(tt[:, 0] / 1000, tt[:, 1] / 1000, color='#888780', lw=1.6, label='目标(9g 末段机动)')
ax.set_xlabel('X (km)'); ax.set_ylabel('Y (km)')
ax.set_title('⑦ 典型拦截弹道（τ=100ms）')
ax.legend(fontsize=8); ax.grid(alpha=.3)
ax.set_aspect('equal', adjustable='datalim')

ax = axes[1, 3]
for N, c in [(2.5, '#993c1d'), (4.0, '#0f6e56'), (8.0, '#185fa5')]:
    r = engage(N=N, law='PN', tgt_g=TGT_G, t_break=T_BREAK, delay=0.10,
               dt=0.002, t_max=40.0)
    a = r['a'] / G
    ax.plot(np.arange(len(a)) * 0.002, a, color=c, lw=1.4, label=f'N={N}')
ax.axvline(T_BREAK, color='#888780', ls=':', lw=1.4, label='目标起拉 9g')
ax.axhline(25, color='#c8c5be', ls='--', lw=1.2)
ax.axhline(-25, color='#c8c5be', ls='--', lw=1.2)
ax.set_xlabel('时间 (s)'); ax.set_ylabel('指令加速度 (g)')
ax.set_title('⑧ 过载需求历程（限幅 25g）')
ax.legend(fontsize=8); ax.grid(alpha=.3)

plt.tight_layout(rect=[0, 0, 1, 0.955])
out = __file__.replace('.py', '.png')
plt.savefig(out, dpi=130, bbox_inches='tight')
print(f"{OK} 已保存 {out}")

sep("仿真验证完成")
print(f"""
结论与卡片对应：
  A-卡01 PN 基本律     —— 碰撞三角初始化后理想脱靶 {r_chk['miss']:.1e} m，仿真器自洽
  A-卡02 导航比 N      —— A 机动↓ / B 噪声↑ / C 合成 U 型（最优 N={best_N}）
  A-卡04 脱靶量        —— 蒙特卡洛 P95/均值 = {p95/max(mean,1e-9):.1f}，须按分位数验收
  A-卡05 APN           —— 受限工况 APN({r_apn:.3f}m) << PN({r_pn:.3f}m)；
                          误差 50% 退化到 {r_apn50:.3f}m、100% 到 {r_apn100:.3f}m
  A-卡06 延迟/限幅     —— 延迟门槛效应：τ≤50ms 无碍，τ=300ms 恶化到 {D_miss[-1]:.2f} m
  C-卡02 BPN 视场保持  —— 偏置把终端框架角从 {GTERM_B[0]:.2f}° 压到 {GTERM_B[-1]:.2f}°

四条超出原书经验的发现（可作为论文素材）：
  1. 「N 大费过载」不总成立：稳态需用过载 a_M = a_T·N/(N−2) 随 N 下降，
     故在无噪声/无延迟理想条件下，N 越大脱靶量与过载需求同时改善。
  2. N_opt=3 的真正来源不是机动补偿，而是噪声与机动的折中（C 组 U 型），
     以及 LQR 指标中的控制能量权重（已在 verify_lqr_pn.py 符号验证）。
  3. 「N 放大噪声」的机理是角度噪声经微分后变蓝谱：必须用「测角噪声 + 滤波
     微分」导引头模型才复现得出来；若直接在 λ̇ 上叠平谱噪声，结论会反转。
  4. λ̇ 滤波器存在最优时间常数（本工况 ≈{TAUS_F[_opt]*1000:.0f} ms）：太小近似纯差分
     噪声爆炸，太大引入相位滞后 —— 印证并细化了「λ̇ 绝不能差分，必须滤波」。
""")
